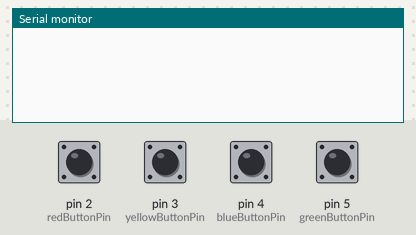
This sketch was run on a simulated Arduino Leonardo, built with avr-gcc and run on an emulated ATmega32U4. Parts: the last lines printed to the serial monitor. Inputs (shaded band) come from the test bench; at power-on: pin 2 (redButtonPin), pin 3 (yellowButtonPin), pin 4 (blueButtonPin), pin 5 (greenButtonPin) LOW.

Above: at 1.2 s.
1.3 s: pin 2 (redButtonPin) pulled HIGH for 0.15 s
At 2.5 s:
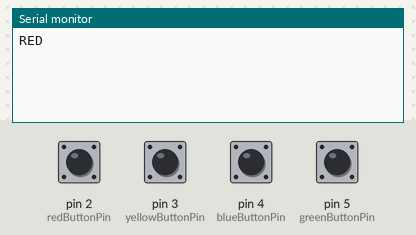
2.9 s: pin 3 (yellowButtonPin) pulled HIGH for 0.15 s
At 4.1 s:
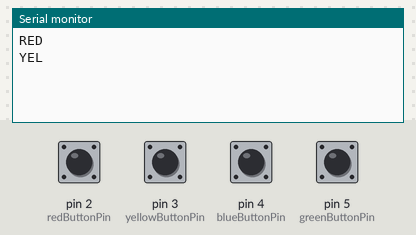
4.5 s: pin 4 (blueButtonPin) pulled HIGH for 0.15 s
At 5.4 s:
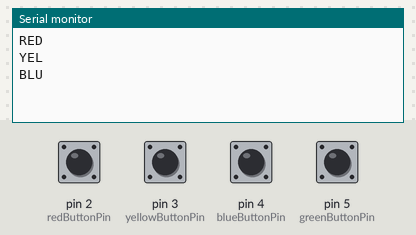
6.1 s: pin 5 (greenButtonPin) pulled HIGH for 0.15 s
At 6.8 s:
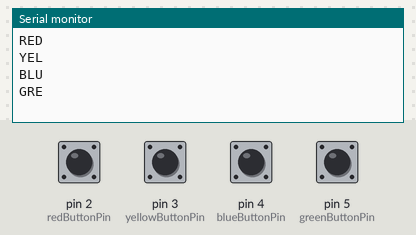

The sketch:

Podium_1.ino
```cpp
#include <Keyboard.h>

int redButtonPin = 2;
int yellowButtonPin = 3;
int blueButtonPin = 4;
int greenButtonPin = 5;

int redButtonState = 0;
int yellowButtonState = 0;
int blueButtonState = 0;
int greenButtonState = 0;

bool redDown = false;
bool yellowDown = false;
bool blueDown = false;
bool greenDown = false;

void setup() {
  pinMode(redButtonPin, INPUT);
  pinMode(yellowButtonPin, INPUT);
  pinMode(greenButtonPin, INPUT);
  pinMode(blueButtonPin, INPUT);

  Serial.begin(9600);
}

void loop() {
  redButtonState = digitalRead(redButtonPin);
  yellowButtonState = digitalRead(yellowButtonPin);
  blueButtonState = digitalRead(blueButtonPin);
  greenButtonState = digitalRead(greenButtonPin);

  if (redButtonState == HIGH && redDown == false) {
    Keyboard.write('1');
    redDown = true;
    Serial.println("RED");
  }
  if (yellowButtonState == HIGH  && yellowDown == false) {
    Keyboard.write('2');
    yellowDown = true;
    Serial.println("YEL");
  }
  if (blueButtonState == HIGH && blueDown == false) {
    Keyboard.write('3');
    blueDown = true;
    Serial.println("BLU");
  }
  if (greenButtonState == HIGH && greenDown == false) {
    Keyboard.write('4');
    greenDown = true;
    Serial.println("GRE");
  }

  if (redButtonState == LOW ) {
    redDown = false;
  }
  if (yellowButtonState == LOW) {
    yellowDown = false;
  }
  if (blueButtonState == LOW) {
    blueDown = false;
  }
  if (greenButtonState == LOW) {
    greenDown = false;
  }

  delay(50);
}
```

Measured:
- after the input at 1.3 s, the serial monitor: prints a new line at once (image 1)
- after the input at 2.9 s, the serial monitor: prints a new line at once (image 2)
- after the input at 4.5 s, the serial monitor: prints a new line at once (image 3)
- after the input at 6.1 s, the serial monitor: prints a new line at once (image 4)
